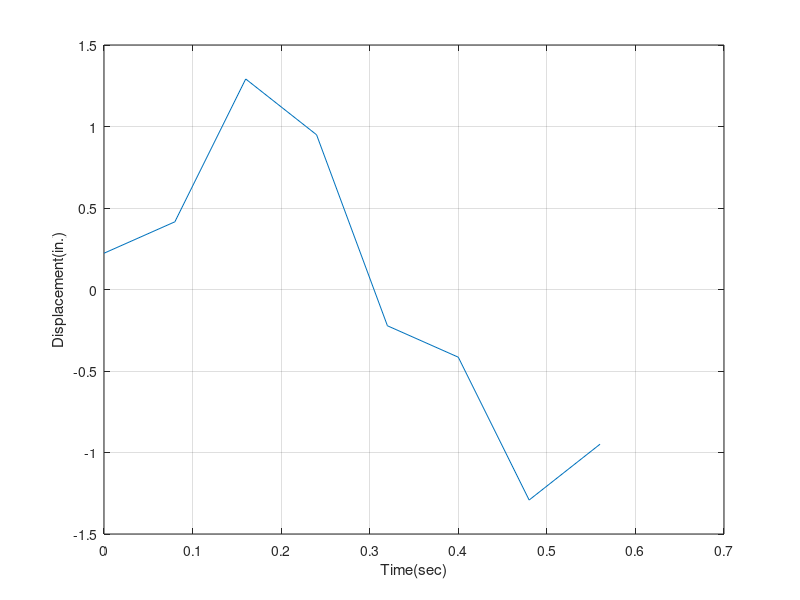

MATLAB code to generate this figure:
close all;
clear;

%%%%-given values-
m = 100;
k = 1e5;

omega = sqrt(k/m);%natural frequency
xi = 0.1;%damping ratio
c = 2*m*omega*xi;%damping coefficient

T = 0.64;
omega_bar = 2*pi/T;%Excitation frequency;
M = 3;
N = 2^M;%the number of time increments N

t = 0:0.08:0.64;
Dt = 0.08;
tt = length(t);

for i = 1:tt - 1
    if t(i) <= 0.16
        F(i) = 12e4*t(i)/0.16;
    elseif t(i) <= 0.48
        F(i) = -75e4*(t(i) - 0.16) + 12e4;
    else
        F(i) = min(0, 75e4*(t(i) - 0.64));
    end
    Cn = fft(F/N);
    if i < N/2
        omega_n(i) = (i - 1)*omega_bar;
    else
        omega_n(i) = -(N - (i - 1))*omega_bar;
    end
    rn(i) = omega_n(i)/omega;
end
uu = Cn./(k*(1 - rn.^2 + 2*xi.*sqrt(-1)*rn));
u = fft(uu');
figure()
t = 0:Dt:(0.64 - Dt);
plot(t', real(u))
xlabel('Time(sec)');
ylabel('Displacement(in.)');
grid on